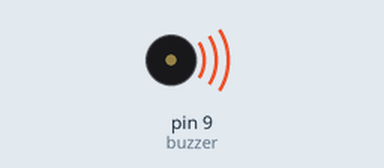
This sketch was run on a simulated Arduino Uno, built with avr-gcc and run on an emulated ATmega328P. On the bench: buzzer (waves = sounding).

Above: at 0.1 s.
At 2.7 s:
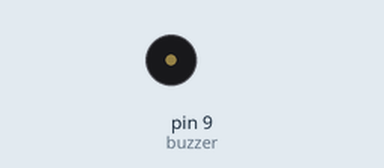
Timing chart, 0 to 5.2 s (numbered marks = the images above):
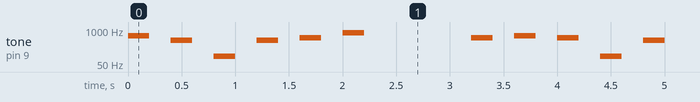

The sketch:

sketch_sep17c.ino
```cpp
const int buzzer = 9;

void setup() {
  // put your setup code here, to run once:
pinMode(buzzer,OUTPUT);

}

void loop() {
  // put your main code here, to run repeatedly:
tone(buzzer,600);
delay(200);
noTone(buzzer);
delay(200);

tone(buzzer,400);
delay(200);
noTone(buzzer);
delay(200);

tone(buzzer,100);
delay(200);
noTone(buzzer);
delay(200);

tone(buzzer,400);
delay(200);
noTone(buzzer);
delay(200);

tone(buzzer,500);
delay(200);
noTone(buzzer);
delay(200);

tone(buzzer,800);
delay(200);
noTone(buzzer);
delay(1000);

tone(buzzer,500);
delay(200);
noTone(buzzer);
delay(200);

tone(buzzer,600);
delay(200);
noTone(buzzer);
delay(200);

tone(buzzer,500);
delay(200);
noTone(buzzer);
delay(200);

tone(buzzer,100);
delay(200);
noTone(buzzer);
delay(200);

tone(buzzer,400);
delay(200);
noTone(buzzer);
delay(3000);
}
```

Measured:
- by itself, tone on pin 9 (buzzer): plays 600 Hz for 0.20 s, 400 Hz for 0.20 s, 100 Hz for 0.20 s, 400 Hz for 0.20 s, 500 Hz for 0.20 s, 800 Hz for 0.20 s … (181 notes in this stretch)
